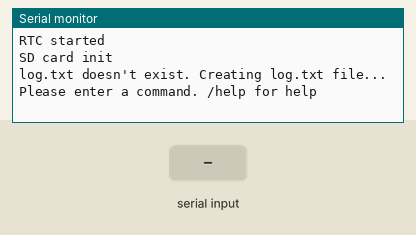
This sketch was run on a simulated Arduino Uno, built with avr-gcc and run on an emulated ATmega328P. Shown: the last lines printed to the serial monitor. Inputs (shaded band) come from the test bench. The local clock reads 2024-03-15 10:24:30 at power-on unless the sketch sets it; storage starts empty.

Above: at 1.2 s.
1.3 s: "/help" received over Serial
At 2.5 s:
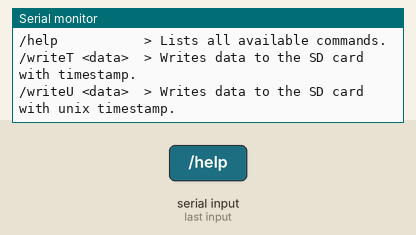
3.8 s: "/writeT" received over Serial
At 6.0 s:
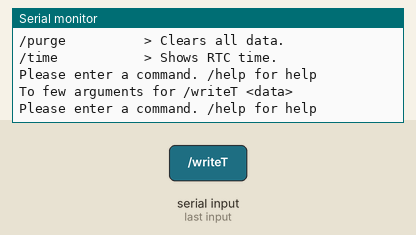
6.3 s: "/writeU" received over Serial
At 8.0 s:
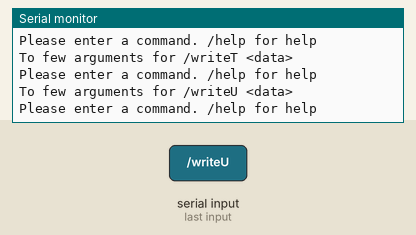
8.8 s: "/list" received over Serial
At 11.0 s:
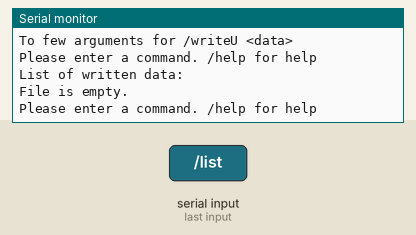
11.3 s: "/purge" received over Serial
At 12.7 s:
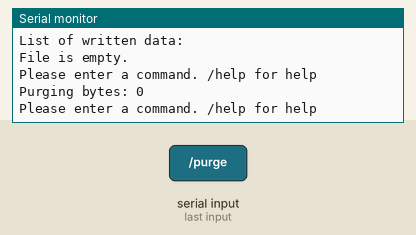
13.8 s: "/time" received over Serial
At 15.5 s:
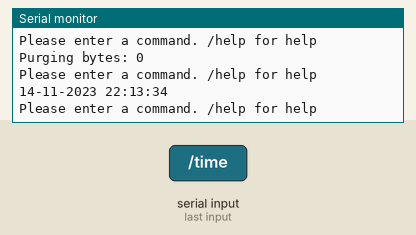

Measured:
- after the input at 1.3 s, the serial monitor: prints a new line after 1.0 s (image 1)
- after the input at 3.8 s, the serial monitor: prints a new line after 1.0 s (image 2)
- after the input at 6.3 s, the serial monitor: prints a new line after 1.0 s (image 3)
- after the input at 8.8 s, the serial monitor: prints a new line after 1.0 s (image 4)
- after the input at 11.3 s, the serial monitor: prints a new line after 1.0 s (image 5)
- after the input at 13.8 s, the serial monitor: prints a new line after 1.0 s (image 6)

The sketch:

Logger.ino
```cpp
#include <SD.h>
#include <RTClib.h>

#define PIN_SPI_CS 10

RTC_DS3231 rtc;
File logFile;
String fileName = "log.txt";
String lastInput = "";

void initRTC();
void initSD();
void createFile();
String readableTimestamp();
uint32_t unixTimestamp();
void askForCommand();
void processCommand();
void helpCommand();
void writeCommandT(String* input);
void writeCommandU(String* input);
void listCommand();
void purgeCommand();
void timeCommand();

void setup() {
  Serial.begin(9600);
  while (!Serial);
  initRTC();
  initSD();
  createFile();
}

void initRTC() {
  if (! rtc.begin()) {
    Serial.println(F("Couldn't find RTC"));
    return;
  }

  rtc.adjust(DateTime(F(__DATE__), F(__TIME__)));
  Serial.println(F("RTC started"));
}

void initSD() {
  if (!SD.begin(PIN_SPI_CS)) {
    Serial.println(F("SD CARD FAILED!"));
    while (1);
  }

  Serial.println(F("SD card init"));
}

void createFile() {
  if (!SD.exists(fileName)) {
    Serial.print(fileName);
    Serial.print(F(" doesn't exist. Creating "));
    Serial.print(fileName);
    Serial.print(F(" file..."));
    Serial.println();
    logFile = SD.open(fileName, FILE_WRITE);
    logFile.close();
  }
}

String readableTimestamp() {
  DateTime current = rtc.now();
  char buff[] = "DD-MM-YYYY hh:mm:ss";
  return String(current.toString(buff));
}

uint32_t unixTimestamp() {
  DateTime current = rtc.now();
  uint32_t stamp = current.unixtime();
  return stamp;
}

void askForCommand() {
  Serial.println(F("Please enter a command. /help for help"));
  while (Serial.available() == 0);
  lastInput = Serial.readString();
  processCommand();
}

void processCommand() {
  if (lastInput.length() == 0) {
    Serial.println(F("No input found."));
    return;
  }
  char first = lastInput.charAt(0);
  if (first != '/') {
    Serial.println(F("Missing '/' char"));
    return;
  }
  if (lastInput.startsWith("/help")) {
    helpCommand();
  } else if (lastInput.startsWith("/writeT")) {
    if (lastInput.length() < 9 || lastInput.charAt(7) != ' ') {
      Serial.println(F("To few arguments for /writeT <data>"));
      return;
    }
    String param = lastInput.substring(8, lastInput.length() - 1);
    writeCommandT(&param);
  } else if (lastInput.startsWith("/writeU")) {
    if (lastInput.length() < 9 || lastInput.charAt(7) != ' ') {
      Serial.println(F("To few arguments for /writeU <data>"));
      return;
    }
    String param = lastInput.substring(8, lastInput.length() - 1);
    writeCommandU(&param);
  } else if (lastInput.startsWith("/list")) {
    listCommand();
  } else if (lastInput.startsWith("/purge")) {
    purgeCommand();
  } else if (lastInput.startsWith("/time")) {
    timeCommand();
  } else {
    Serial.print(F("Unkown command: "));
    Serial.print(lastInput);
    Serial.println();
  }
}

void helpCommand() {
  Serial.println(F("Commandlist:"));
  Serial.println(F("/help           > Lists all available commands."));
  Serial.println(F("/writeT <data>  > Writes data to the SD card with timestamp."));
  Serial.println(F("/writeU <data>  > Writes data to the SD card with unix timestamp."));
  Serial.println(F("/list           > Lists all written data."));
  Serial.println(F("/purge          > Clears all data."));
  Serial.println(F("/time           > Shows RTC time."));
}

void writeCommandT(String *input) {
  Serial.print(F("Writing "));
  Serial.print(*input);
  Serial.println();
  logFile = SD.open(fileName, FILE_WRITE);
  logFile.print(readableTimestamp());
  logFile.print(F(" > "));
  logFile.print(*input);
  logFile.println();
  logFile.close();
}

void writeCommandU(String *input) {
  Serial.print(F("Writing "));
  Serial.print(*input);
  Serial.println();
  logFile = SD.open(fileName, FILE_WRITE);
  logFile.print(unixTimestamp());
  logFile.print(F(" > "));
  logFile.print(*input);
  logFile.println();
  logFile.close();
}

void listCommand() {
  Serial.println(F("List of written data:"));
  logFile = SD.open(fileName, FILE_READ);
  if (logFile.available() == 0) {
    Serial.println(F("File is empty."));
  } else {
    int last = logFile.available();
    Serial.print(F("Reading "));
    Serial.print(last);
    Serial.println(F(" bytes..."));
    String line = F("------------------");
    Serial.println(line);
    for (int i = 0; i < last; i++) {
      logFile.seek(i);
      Serial.print((char) logFile.peek());
    }
    Serial.println(line);
  }
  logFile.close();
}

void purgeCommand() {
  logFile = SD.open(fileName, FILE_READ);
  int size = logFile.available();
  logFile.close();
  Serial.print(F("Purging bytes: "));
  Serial.print(size);
  Serial.println();
  SD.remove(fileName);
  logFile = SD.open(fileName, FILE_WRITE);
  logFile.close();
}

void timeCommand() {
  Serial.println(readableTimestamp());
}

void loop() {
  askForCommand();
}
```
